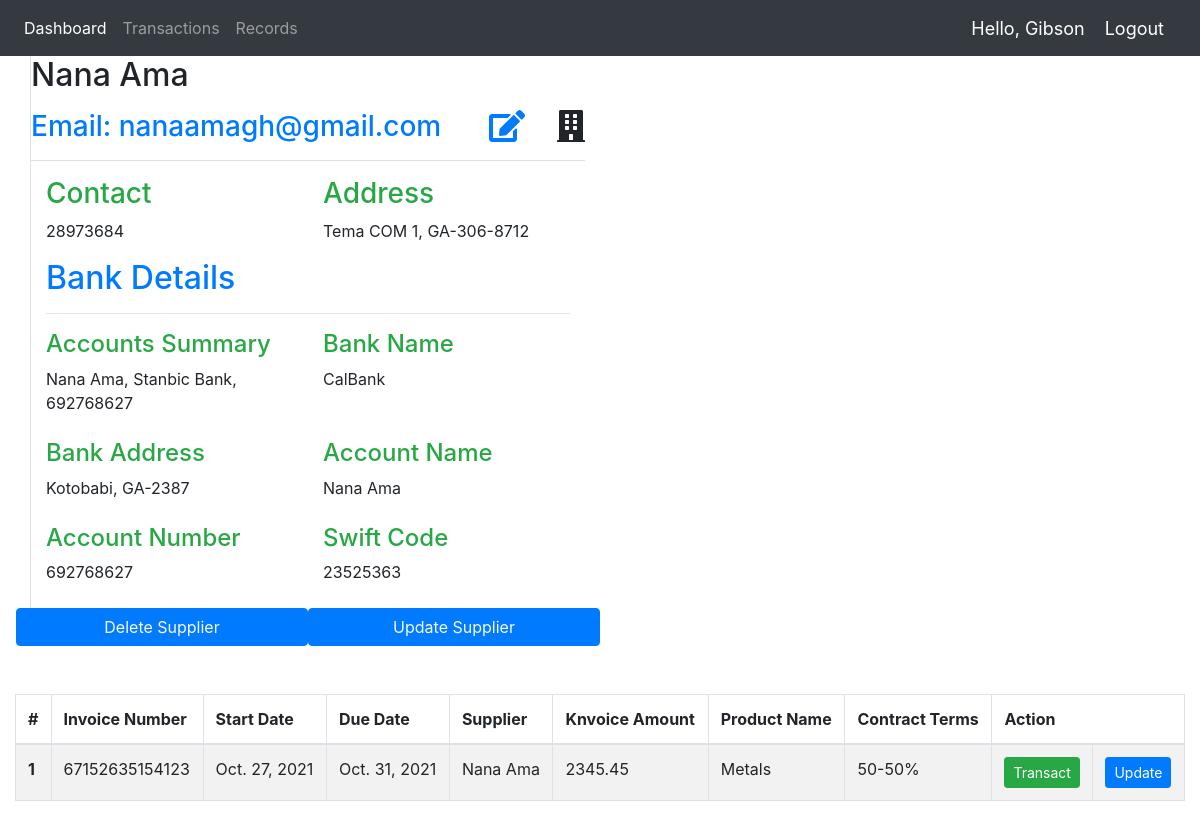
/accountant/home/supplier_details/2/ (signed in), run on the app's committed database.
### app/models.py (models this page shows, shortened)
class Supplier(models.Model):
    name = models.CharField(max_length=50, help_text='Enter your full name')
    contact = models.PositiveIntegerField(null=True, blank=True)
    address = models.CharField(max_length=255, null=True)
    email = models.EmailField(max_length = 50, help_text="Enter your email address")
    bank_details = models.CharField(max_length=200, help_text='Summary of bank details', null=True)
    Bank_name = models.CharField(max_length=50, null=True)
    Bank_address = models.CharField(max_length=50, null=True)
    Bank_account_name = models.CharField(max_length=50, null=True)
    Bank_account_number = models.CharField(max_length=50, null=True)
    swift_code = models.CharField(max_length=50, null=True)
    def __str__(self):
        return self.name

class Contract(models.Model):
    terms = (
        ('30-70%', '30-70%'),
        ('50-50%', '50-50%'),
        ('Cash On Delivery', 'Cash On Delivery'),
        ('Credit', 'Credit'),
    )
    invoice_number = models.CharField(max_length=50, null=50)
    start_date = models.DateField()
    due_date = models.DateField()
    supplier = models.ForeignKey(Supplier, on_delete=CASCADE)
    invoice_amount = models.DecimalField(max_digits=9, decimal_places=2)
    product_name = models.CharField(max_length=50, null=True)
    contract_terms = models.CharField(max_length=50, choices=terms)

### accountant/views.py (the view)
# urls.py: path('accountant/home/supplier_details/<int:pk>/', views.supplier_details, name="supplier_details"),
@login_required(login_url='accountantLogin')
def supplier_details(request, pk):
	view_details = get_object_or_404(Supplier, pk=pk)
	contracts = view_details.contract_set.all()
	context = {"supplier":view_details, "contracts":contracts}
	return render(request, 'accountant/supplier_account_details.html', context)

### accountant/templates/accountant/supplier_account_details.html (shortened to what this page needs)
{% extends '../main.html' %}
{% block content %}
    <div class="dashboard-wrapper">
        <div class="container-fluid dashboard-content">
            <div class="container">
                <div class="row">
                    <div class="col-xl-6 col-lg-6 col-md-6 col-sm-12 col-12 pl-xl-0 pl-lg-0 pl-md-0 border-left m-b-30">
                        <div class="product-details">
                            <div class="border-bottom pb-3 mb-3">
                                <h2 class="mb-3">{{ supplier.name }}</h2>
                                <div class="product-rating d-inline-block float-right">
                                    <a href="#"><i class="fa fa-edit mr-3 fa-2x"></i></a><i class="ml-3 fa fa-2x fa-building"></i>
                                </div>
                                <h3 class="mb-0 text-primary">Email: {{ supplier.email }}</h3>
                            </div>
                            <div class="container">
                                <div class="row">
                                    <div class="col mb-0 text-success"><h3> Contact </h3></div>
                                    <div class="col mb-0 text-success"><h3> Address </h3></div>
                                </div>
                                <div class="row">
                                    <div class="col"><p> {{ supplier.contact }} </p></div>
                                    <div class="col"><p> {{ supplier.address }} </p></div>
                                </div>
                                <h2 class="mb-3 text-primary">Bank Details</h2>
                                <hr>
                                <div class="row">
                                    <div class="col mb-0 text-success"><h4> Accounts Summary </h4></div>
                                    <div class="col mb-0 text-success"><h4> Bank Name </h4></div>
                                </div>
                                <div class="row mb-2">
                                    <div class="col-6"><p> {{ supplier.bank_details }} </p></div>
                                    <div class="col-6"><p> {{ supplier.Bank_name }} </p></div>
                                </div>
                                <div class="row">
                                    <div class="col mb-0 text-success"><h4> Bank Address </h4></div>
                                    <div class="col mb-0 text-success"><h4> Account Name </h4></div>
                                </div>
                                <div class="row mb-2">
                                    <div class="col-6"><p> {{ supplier.Bank_address }} </p></div>
                                    <div class="col-6"><p> {{ supplier.Bank_account_name }} </p></div>
                                </div>
                                <div class="row">
                                    <div class="col mb-0 text-success"><h4> Account Number </h4></div>
                                    <div class="col mb-0 text-success"><h4> Swift Code </h4></div>
                                </div>
                                <div class="row mb-2">
                                    <div class="col-6"><p> {{ supplier.Bank_account_number }} </p></div>
                                    <div class="col-6"><p> {{ supplier.swift_code }} </p></div>
                                </div>
                            </div>
                            <div class="row">
                                <button type="button" class="btn btn-primary col">
                                    <a href="#" class="link-light text-light">Delete Supplier</a>
                                </button>
                                <button type="button" class="btn btn-primary col">
                                    <a href="#" class="link-light text-light">Update Supplier</a>
                                </button>
                            </div>
                        </div>
                    </div>
                </div>
            </div>
    <br><br>
    <table id="example" class="table table-striped table-bordered" cellspacing="0" width="100%">
	<thead>
		<tr>
			<th>#</th>
            <th>Invoice Number</th>
            <th>Start Date</th>
            <th>Due Date</th>
            <th>Supplier</th>
            <th>Knvoice Amount</th>
            <th>Product Name</th>
            <th>Contract Terms</th>
            <th colspan="2">Action</th>
		</tr>
	</thead>
	<tbody>
    {% for contract in contracts reversed %}
        <tr>
            <th scope="row">{{contract.id}}</th>
            <td>{{contract.invoice_number}}</td>
            <td>{{contract.start_date}}</td>
            <td>{{contract.due_date}}</td>
            <td>{{contract.supplier}}</td>
            <td>{{contract.invoice_amount}}</td>
            <td>{{contract.product_name}}</td>
            <td>{{contract.contract_terms}}</td>
            <td><a class="btn btn-sm btn-success" href="{% url 'transact_for_supplier' contract.pk %}">Transact</a></td>
            <td><a class="btn btn-sm btn-primary" href="{% url 'update_payment' contract.pk %}">Update</a></td>
        </tr>
    {% endfor %}
    </tbody>
</table>
              </div>
            </div>
{% endblock content %}

### accountant/templates/navbar.html (shortened to what this page needs)
<nav class="navbar navbar-expand-lg navbar-dark bg-dark">
  <div class="collapse navbar-collapse" id="navbarNav">
    <ul class="navbar-nav">
      <li class="nav-item active">
        <a class="nav-link" href="{% url 'home' %}">Dashboard</a>
      </li>
      <li class="nav-item">
      <a class="nav-link" href="{% url 'transaction' %}">Transactions</a>
      </li>
      <li class="nav-item">
      <a class="nav-link" href="{% url 'records' %}">Records</a>
      </li>
    </ul>
  </div>
  <span class="hello-msg">Hello, {{request.user}}</span>
  <span ><a  class="hello-msg" href="{% url 'accountantLogout' %}">Logout</a></span>
</nav>

### accountant/templates/navbar.html (style rules this page uses)
.hello-msg { font-size: 18px; color: #fff; margin-right: 20px; }

### data on the page
Supplier: name "Nana Ama", email "nanaamagh@gmail.com", contact "28973684", address "Tema COM 1, GA-306-8712", bank_details "Nana Ama, Stanbic Bank, 692768627", Bank_name "CalBank", Bank_address "Kotobabi, GA-2387", Bank_account_name "Nana Ama", Bank_account_number "692768627", swift_code "23525363"
Contract: id "1", invoice_number "67152635154123", start_date "Oct. 27, 2021", due_date "Oct. 31, 2021", supplier "Nana Ama", invoice_amount "2345.45", product_name "Metals", contract_terms "50-50%"

### other printed values
{{ request.user }} "Gibson"
